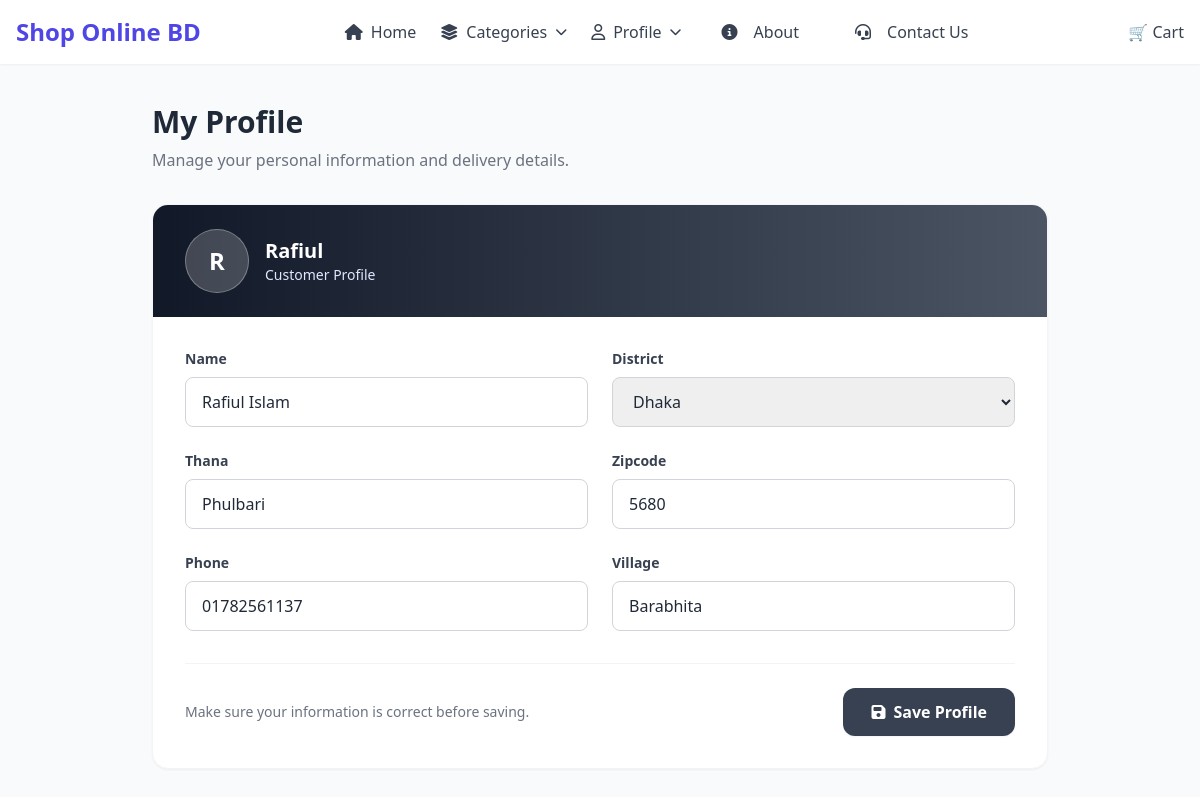
Page /profile/ (signed in) on the committed database.
### shop/models.py (models this page shows, shortened)
class Customer(models.Model):
    user = models.OneToOneField(User, on_delete=models.CASCADE)
    name = models.CharField(max_length=100)
    district = models.CharField(choices=DISTRICT_CHOICES, max_length=100)
    thana = models.CharField(max_length=100)
    zipcode = models.CharField(max_length=10)
    phone = models.CharField(max_length=15)
    village = models.CharField(max_length=100)

### shop/views.py (the view, shortened to what this page needs)
# urls.py: path("profile/", views.ProfileView.as_view(), name="profile"),
class ProfileView(LoginRequiredMixin, View):
    def get(self, request):
        customer, created = Customer.objects.get_or_create(user=request.user)
        form = CustomerProfileForm(instance=customer)
        return render(request, "shop/profile.html", {"form": form})

### shop/context_processors.py (called while the page is built)
def cart_count(request):
    if request.user.is_authenticated:
        cart = Cart.objects.filter(user=request.user).first()
        if cart:
            count = sum(item.quantity for item in cart.items.all())
            return {"cart_count": count}
    return {"cart_count": 0}

### templates/shop/profile.html (shortened to what this page needs)
{% extends "shop/base.html" %}
{% block content %}
<div class="min-h-screen bg-gray-50 py-10 px-4">
    <div class="max-w-4xl mx-auto">
        <div class="mb-8">
            <h1 class="text-3xl font-bold text-gray-800">
                My Profile
            </h1>
            <p class="mt-2 text-gray-500">
                Manage your personal information and delivery details.
            </p>
        </div>
        <div
            class="bg-white rounded-2xl shadow-sm border border-gray-100 overflow-hidden">
            <div class="bg-gradient-to-r from-gray-900 to-gray-600 px-8 py-6">
                <div class="flex items-center gap-4">
                    <div class="w-16 h-16 rounded-full bg-white/20
                                flex items-center justify-center
                                text-white text-2xl font-bold
                                border border-white/30">
                        {{ request.user.username|first|upper }}
                    </div>
                    <div class="text-white">
                        <h2 class="text-xl font-semibold">
                            {{ request.user.username |capfirst}}
                        </h2>
                        <p class="text-sm text-indigo-100">
                            Customer Profile
                        </p>
                    </div>
                </div>
            </div>
            <div class="p-8">
                <form method="post" novalidate>
                    <div class="grid grid-cols-1 md:grid-cols-2 gap-6">
                        {% for field in form %}
                        <div>
                            <label
                                for="{{ field.id_for_label }}"
                                class="block text-sm font-semibold text-gray-700 mb-2">
                                {{ field.label }}
                            </label>
                            <div class="relative">
                                {{ field }}
                            </div>
                        </div>
                        {% endfor %}
                    </div>
                    <div class="border-t border-gray-100 mt-8 pt-6">
                        <div class="flex flex-col sm:flex-row
                                    items-center justify-between gap-4">
                            <p class="text-sm text-gray-500">
                                Make sure your information is correct
                                before saving.
                            </p>
                            <button
                                type="submit"
                                class="w-full sm:w-auto inline-flex items-center justify-center gap-2
                                bg-gray-700 hover:bg-gray-900
                                text-white font-semibold
                                px-7 py-3 rounded-xl
                                shadow-sm transition duration-200
                                hover:shadow-md
                                focus:outline-none
                                focus:ring-2 focus:ring-gray-500 focus:ring-offset-2">
                                <i class="fa-solid fa-floppy-disk"></i>
                                Save Profile
                            </button>
                        </div>
                    </div>
                </form>
            </div>
        </div>
    </div>
</div>
{% endblock %}

### rows in the picture
Customer: form "Rafiul Islam" "Dhaka" "Phulbari" "5680" "01782561137" "Barabhita"

### other values in the picture
{{ request.user.username|first|upper }} "R"
{{ request.user.username |capfirst }} "Rafiul"
{{ field.label }} "Name" "District" "Thana" "Zipcode" "Phone" "Village"
